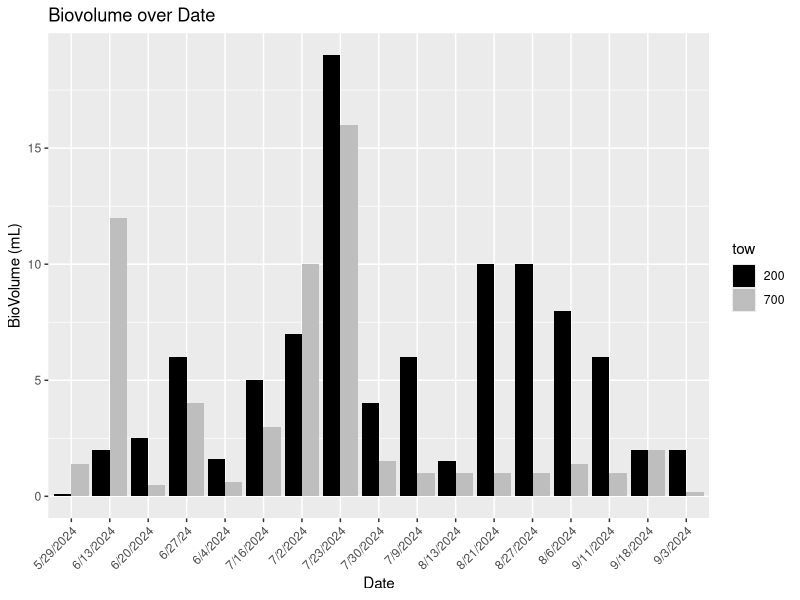

Reproduce this figure in R.
## ---- chunk 1
time_series <- read.csv("time_series_final.csv")
time_series
time_series <- na.omit(time_series)
time_series
## ---- chunk 2
time_series_df <- as.data.frame(time_series)
tow <- as.factor(time_series_df$Tow)
## ---- chunk 3
library(ggplot2)
library(dplyr)
## ---- chunk 4
# Use filter to extract specific locations
ram_time_series <- time_series_df %>%
  filter(Site %in% c("Ram"))
ram_time_series_df <- as.data.frame(ram_time_series)
print(ram_time_series_df)
tow <- as.factor(ram_time_series_df$Tow)

## ---- chunk 5
# Create the plot
biovolume_plot <- ggplot(data = ram_time_series_df, aes(x = Date, y = BioVol, fill = tow)) + 
  geom_bar(stat = "identity", position = "dodge") +  # Use dodge for side-by-side bars
  theme(axis.text.x = element_text(angle = 45, hjust = 1)) +  # Rotate x-axis labels for readability
  ylab("BioVolume (mL)") + 
  xlab("Date") +  # Rename axis titles
  labs(title = "Biovolume over Date") +  # Add a title
  scale_fill_manual(values = c("200" = "black", 
                                "700" = "grey"))  # Define custom colors
print(biovolume_plot)  # Show the plot
## ---- chunk 6

# Summarize the data by Species and Count
summary_count_ram <- ram_time_series %>%
  group_by(Species, Tow) %>%
  summarize(total_count_date = sum(Count), .groups = 'drop')

# Print the summarized result
print(summary_count_ram)
